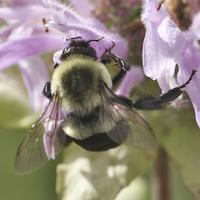
#> input picture Augmentation/15.jpg, 200 x 200 px, found by its file name
$ jupyter execute --allow-errors AugmentationDemo.ipynb   (shell and % lines are left out)   (Python 2 division)   (older library calls are emulated)
#> lines starting #> are read from the running program, lines starting #| are printed output that depends on the picture; long printed decimals are rounded
Demo and Testbed of the Different Augmentation Methods

[cell 1]
from PIL import Image
from PIL import ImageEnhance
from PIL import ImageFilter
import pandas as pd
import random

datadir = "/home/ubuntu/kaggle/NaiveBees/"
datadir = "F:/TheMetisChallenge-NaiveBeesClassifier/"
file1 = datadir+'train/'+'15.jpg'
im = Image.open(file1)
#> im is the input picture: PIL image 200x200 RGB; mean R, G, B 143.6, 133.4, 121.7

[cell 2]
import numpy as np
from matplotlib.pyplot import imshow
import matplotlib.pyplot as plt
imshow(np.asarray(im))

[cell 3]
out1 = im.transpose(Image.FLIP_LEFT_RIGHT)
out2 = im.transpose(Image.ROTATE_90)
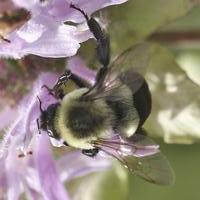
#> out2: PIL image 200x200 RGB; mean R, G, B 143.6, 133.4, 121.7
out3 = im.transpose(Image.ROTATE_270)
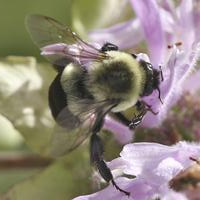
#> out3: PIL image 200x200 RGB; mean R, G, B 143.6, 133.4, 121.7

dest1 = "%s/910%d.jpg" % (dir, 3)
dest2 = "%s/920%d.jpg" % (dir, 3)
dest3 = "%s/930%d.jpg" % (dir, 3)

[cell 4]
fig = plt.figure()
a=fig.add_subplot(121)
imshow(np.asarray(im))
a=fig.add_subplot(122)
imshow(np.asarray(out1))

[cell 5]
fig = plt.figure()
a=fig.add_subplot(121)
imshow(np.asarray(out2))
a=fig.add_subplot(122)
imshow(np.asarray(out3))

[cell 6]
fig = plt.figure()
a=fig.add_subplot(121)
imshow(np.asarray(im))
a=fig.add_subplot(122)
#> (the rest of this cell did not finish here and is left out)

[cell 7]
def presize(image, nsize=(256,256)):
    return image.resize(nsize, resample=Image.ANTIALIAS)

[cell 8]
def rollh(image, deltah):
    "Roll an image horizontally"
    if deltah == 0 : return image
    image2 = Image.fromarray(np.asarray(image))
    xsize, ysize = image.size
    deltah = deltah % xsize
    if deltah > 0:
        part1 = image2.crop((0, 0, deltah, ysize))
        part2 = image2.crop((deltah, 0, xsize, ysize))
        image2.paste(part2, (0, 0, xsize-deltah, ysize))
        image2.paste(part1, (xsize-deltah, 0, xsize, ysize))
    else:
        part1 = image2.crop((xsize+deltah, 0, xsize, ysize))
        part2 = image2.crop((0, 0, xsize+deltah, ysize))
        image2.paste(part2, (-deltah, 0, xsize, ysize))
        image2.paste(part1, (0, 0, -deltah, ysize))
    return image2

def rollv(image, deltav):
    "Roll an image vertically"
    if deltav == 0 : return image
    image2 = Image.fromarray(np.asarray(image))
    xsize, ysize = image.size
    deltav = deltav % xsize
    part1 = image2.crop((0, 0, xsize, deltav))
    part2 = image2.crop((0, deltav, xsize, ysize))
    image2.paste(part2, (0, 0, xsize, ysize-deltav))
    image2.paste(part1, (0, ysize-deltav, xsize, ysize))
    return image2

[cell 9]
def colorAverage( img ):
    # grab width and height
    width, height = img.size
    # make a list of all pixels in the image
    pixels = img.load()
    data = []
    for x in range(width):
        for y in range(height):
            cpixel = pixels[x, y]
            data.append(cpixel)
    r = 0
    g = 0
    b = 0
    counter = 0
    # loop through all pixels
    # if alpha value is greater than 200/255, add it to the average
    # (note: could also use criteria like, if not a black pixel or not a white pixel...)
    for x in range(len(data)):
        try:
            if data[x][3] > 200:
                r+=data[x][0]
                g+=data[x][1]
                b+=data[x][2]
        except:
            r+=data[x][0]
            g+=data[x][1]
            b+=data[x][2]
        counter+=1
    # compute average RGB values
    rAvg = r/counter
    gAvg = g/counter
    bAvg = b/counter
    return (rAvg, gAvg, bAvg)

[cell 10]
fig = plt.figure()
a=fig.add_subplot(131)
imshow(np.asarray(im))
a=fig.add_subplot(132)
imshow(np.asarray(rollh(im, 20)))
a=fig.add_subplot(133)
imshow(np.asarray(rollv(im, 20)))
#> in rollv, `part2 = image2.crop((0, deltav, xsize, ysize))`:
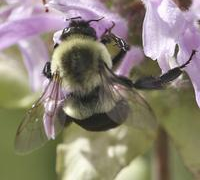
#> part2: PIL image 200x180 RGB; mean R, G, B 140.1, 131.3, 117.4
#> in rollv, `image2.paste(part1, (0, ysize-deltav, xsize, ysize))`:
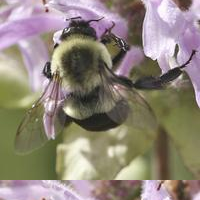
#> image2: PIL image 200x200 RGB; mean R, G, B 143.6, 133.4, 121.7

[cell 11]
def zoom(image, zoom_range):
    log_zoom_range = [np.log(z) for z in zoom_range]
    zoom = np.exp(np.random.uniform(*log_zoom_range))
    size_x, size_y = image.size
    im2 = image.copy()
    print zoom

    if zoom < 1:
        diffx = int(size_x * (1-zoom) / 2)
        diffy = int(size_y * (1-zoom) / 2)
        im2 = image.crop((diffx, diffy, size_x-diffx, size_y-diffy))
        im2 = presize(im2, (200,200))
    elif zoom > 1:
        max_x, max_y = (int(size_x*zoom), int(size_y*zoom))
        max_x = max_x if max_x % 2==0  else max_x -1
        max_y = max_y if max_y % 2==0  else max_y -1
        im1 = Image.new(mode="RGB",size=(max_x, max_y), color=colorAverage(image))
        hs = int((max_x-im2.size[0])/2)
        vs = int((max_y-im2.size[1])/2)
        im1.paste(im2, (hs,vs,max_x-hs,max_y-vs))
        im2 = presize(im1, (200,200))

    return im2

[cell 12]
fig = plt.figure()
a=fig.add_subplot(121)
imshow(np.asarray(im))
a=fig.add_subplot(122)
im3 = zoom(im, (1/1.5, 1.5))
#> after the loop in colorAverage, `for x in range(width):`: data = 40000 items
#> the loop in colorAverage, `for x in range(len(data)):` made 40000 passes
#> (r, g, b) on passes 1 to 12: (161, 134, 141), (314, 260, 274), (460, 380, 403), (610, 509, 539), (773, 652, 691), (940, 802, 849), (1116, 962, 1019), (1307, 1140, 1207), (1530, 1351, 1430), (1770, 1579, 1672), (2015, 1811, 1921), (2251, 2034, 2161)
#> after the loop in colorAverage, `for x in range(len(data)):`: b = 4868584; counter = 40000; g = 5336190; r = 5742781
#> in colorAverage, `rAvg = r/counter`: rAvg = 143
#> in colorAverage, `gAvg = g/counter`: gAvg = 133
#> in colorAverage, `bAvg = b/counter`: bAvg = 121
#> in presize, `return image.resize(nsize, resample=Image.ANTIALIAS)`:
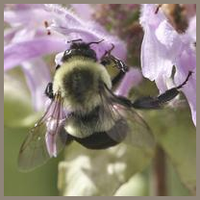
#> returned value: PIL image 200x200 RGB; mean R, G, B 143.5, 133.4, 121.7
imshow(np.asarray(presize(im3)))

[cell 13]
def smallRotation(image, angle):
    im1 = Image.new(mode="RGB",size=(256,256), color=colorAverage(image))
    im2 = image.copy()
    hs = int((256-im2.size[0])/2)
    vs = int((256-im2.size[1])/2)
    im1.paste(im2, (hs,vs,256-hs,256-vs))
    im2 = im1.rotate(angle, resample=Image.BICUBIC, expand=False)
    im2 = im2.crop((28,28,228,228))
    return im2

[cell 14]
fig = plt.figure()
a=fig.add_subplot(121)
imshow(np.asarray(im))
a=fig.add_subplot(122)
imshow(np.asarray(smallRotation(im, -80)))
#> the loop in colorAverage (call 2), `for x in range(len(data)):` made 40000 passes

[cell 15]
iec = ImageEnhance.Color(im)

[cell 16]
fig = plt.figure()
a=fig.add_subplot(121)
imshow(np.asarray(im))
a=fig.add_subplot(122)
imshow(np.asarray(iec.enhance(2)))

[cell 17]
ies = ImageEnhance.Sharpness(im)

[cell 18]
fig = plt.figure()
a=fig.add_subplot(121)
imshow(np.asarray(im))
a=fig.add_subplot(122)
imshow(np.asarray(ies.enhance(2)))

[cell 19]
ieo = ImageEnhance.Contrast(im)

[cell 20]
fig = plt.figure()
a=fig.add_subplot(121)
imshow(np.asarray(im))
a=fig.add_subplot(122)
imshow(np.asarray(ieo.enhance(1.25)))

[cell 21]
ieb = ImageEnhance.Brightness(im)

[cell 22]
fig = plt.figure()
a=fig.add_subplot(121)
imshow(np.asarray(im))
a=fig.add_subplot(122)
imshow(np.asarray(ieb.enhance(1.25)))
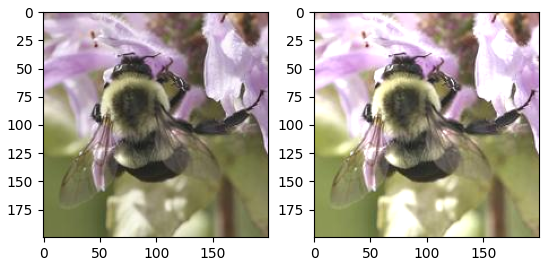
#> figure drawn by matplotlib, 2 panels

#> (a cell that did not finish here is left out)

[cell 24]
def randomEnhancement(image):
    e = random.randint(0,4)

    if e == 1:
        ime = ImageEnhance.Color(image)
        outim = ime.enhance(2)
    elif e == 2:
        ime = ImageEnhance.Sharpness(image)
        outim = ime.enhance(2)
    elif e == 3:
        ime = ImageEnhance.Contrast(image)
        outim = ime.enhance(1.25)
    elif e == 4:
        ime = ImageEnhance.Brightness(image)
        outim = ime.enhance(1.25)
    else:
        outim = image.copy()

    return outim

[cell 25]
def randomFilter(image):
    filters = [ImageFilter.BLUR, ImageFilter.DETAIL, ImageFilter.EDGE_ENHANCE, ImageFilter.SMOOTH, ImageFilter.SHARPEN, None]
    fi = filters[random.randint(0,5)]
    im2 = image.copy()
    if fi:
        im2 = im2.filter(fi)
    return im2

[cell 26]
def perturb(imag, roll_range = (-10, 10), zoom_range = (1/1.2 , 1.2), rotation_range = (-12, 12), enhance=False):
    outg = Image.fromarray(np.asarray(imag))
    #Random Roll
    dh = random.randint(roll_range[0], roll_range[1])
    dv = random.randint(roll_range[0], roll_range[1])
    outg = rollv(rollh(outg, dh), dv)
    #Random zoom
    outg = zoom(outg, zoom_range)
    #Random small rotation
    rr = random.randint(rotation_range[0], rotation_range[1])
    outg = smallRotation(outg, rr)
    #Random Enhancement
    if enhance:
        outg = randomEnhancement(outg)
    return presize(outg)

[cell 27]
perturbed_images = [perturb(im) for i in range(10)]
#> call 2 of rollv, with deltav = 3
#> in rollv (call 2), `image2.paste(part2, (0, 0, xsize, ysize-deltav))`:
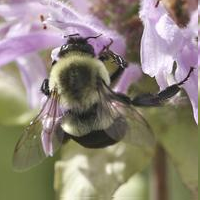
#> image2: PIL image 200x200 RGB; mean R, G, B 143.2, 133.4, 121.1
#> call 2 of smallRotation, with angle = -11
#> in smallRotation (call 2), `im2 = im1.rotate(angle, resample=Image.BICUBIC, expand=False)`:
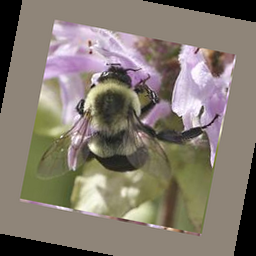
#> im2: PIL image 256x256 RGB; mean R, G, B 131.7, 122.4, 111.5
#> call 4 of presize, with nsize = (256, 256)
#> in presize (call 4), `return image.resize(nsize, resample=Image.ANTIALIAS)`:
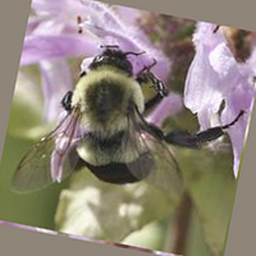
#> returned value: PIL image 256x256 RGB; mean R, G, B 142.7, 132.7, 120.9
#> call 3 of rollv, with deltav = 6
#> in rollv (call 3), `image2.paste(part1, (0, ysize-deltav, xsize, ysize))`:
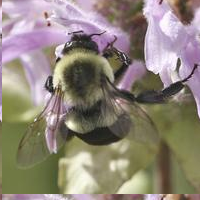
#> image2: PIL image 200x200 RGB; mean R, G, B 143.6, 133.4, 121.7
#| 1.038
#| 1.017
#| 0.9725
#| 1.055
#| 0.9775
#| 1.154
#| 1.184
#| 0.9584
#| 1.112

$ run again, with Augmentation/520.jpg copied over Augmentation/15.jpg
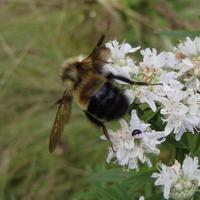
#> input picture Augmentation/520.jpg, 200 x 200 px, found by its file name
#> im is the input picture: PIL image 200x200 RGB; mean R, G, B 108.7, 110.4, 80
#> in rollv, `image2.paste(part1, (0, ysize-deltav, xsize, ysize))`:
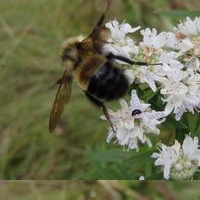
#> image2: PIL image 200x200 RGB; mean R, G, B 108.7, 110.4, 80
#> after the loop in colorAverage, `for x in range(width):`: data = 40000 items
#> the loop in colorAverage, `for x in range(len(data)):` made 40000 passes
#> (r, g, b) on passes 1 to 8: (129, 109, 100), (257, 217, 199), (383, 323, 294), (509, 430, 386), (635, 539, 477), (762, 650, 565), (890, 764, 653), (1019, 879, 741)
#> after the loop in colorAverage, `for x in range(len(data)):`: b = 3200196; counter = 40000; g = 4414424; r = 4348261
#> rAvg = 108
#> gAvg = 110
#> bAvg = 80
#> the loop in colorAverage (call 2), `for x in range(len(data)):` made 40000 passes
#> in rollv (call 3), `image2.paste(part1, (0, ysize-deltav, xsize, ysize))`:
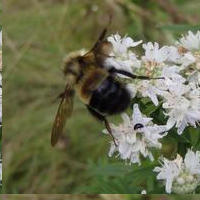
#> image2: PIL image 200x200 RGB; mean R, G, B 108.7, 110.4, 80
#| 1.038
#| 1.017
#| 0.9725
#| 1.055
#| 0.9775
#| 1.154
#| 1.184
#| 0.9584
#| 1.112
